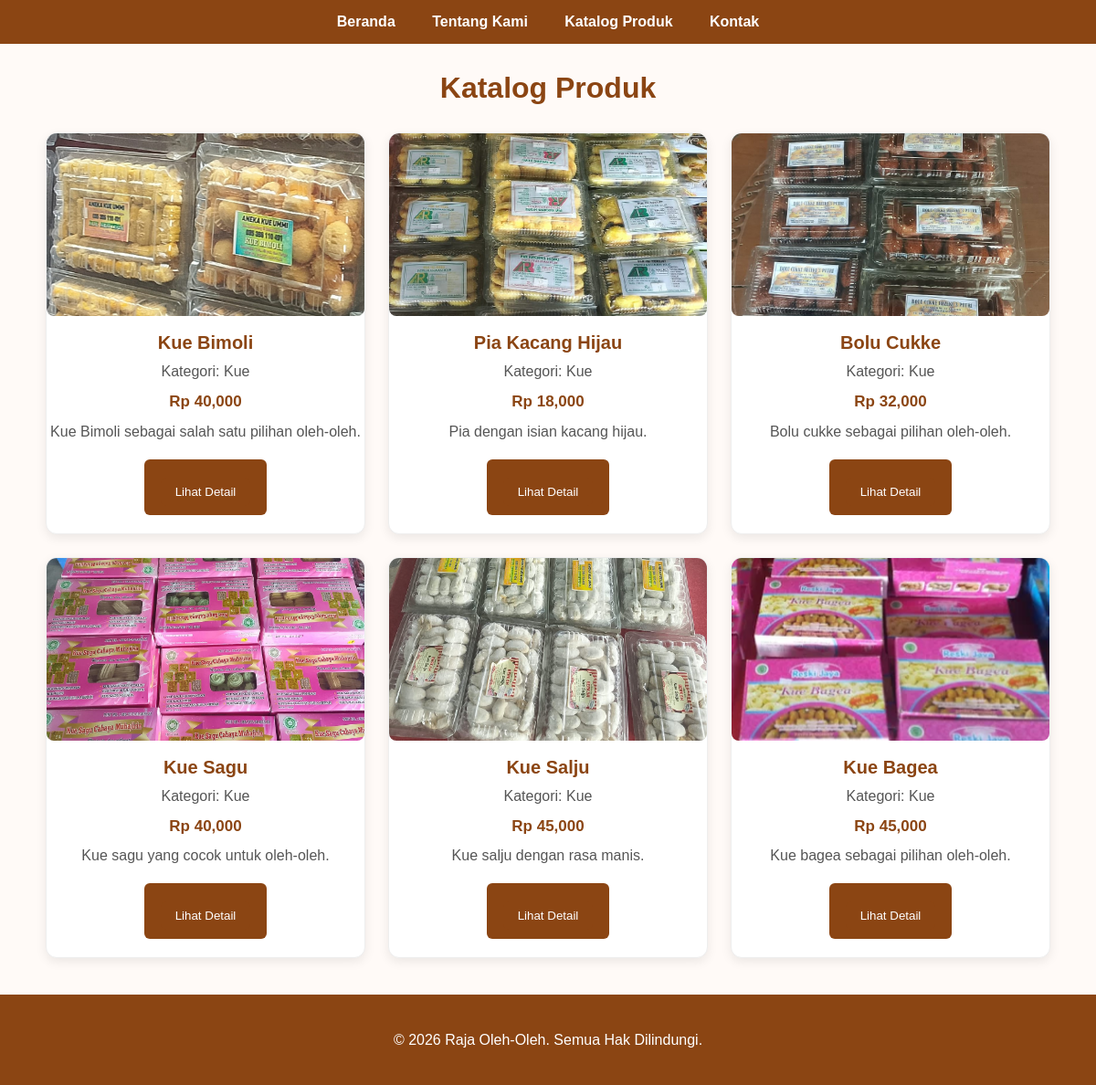
The page /views/produk.php on the database its author committed.
### tables this page shows
CREATE TABLE `produk` (
  `id_produk` int(11) NOT NULL,
  `nama_produk` varchar(100) NOT NULL,
  `kategori` varchar(100) NOT NULL,
  `harga` int(11) NOT NULL,
  `deskripsi` text DEFAULT NULL,
  `gambar` varchar(255) DEFAULT NULL
);

### views/produk.php (the view)
<?php
include "../config/database.php";
include "../includes/header.php";
?>
<h1>Katalog Produk</h1>
<div class="produk-container">
<?php
$query = mysqli_query($conn, "SELECT * FROM produk");
while ($produk = mysqli_fetch_assoc($query)) {
?>
  <div class="card">
    <img src="../assets/images/<?php echo $produk['gambar']; ?>" alt="Produk">
    <h2><?php echo $produk['nama_produk']; ?></h2>
    <p>Kategori: <?php echo $produk['kategori']; ?></p>
    <p>Rp <?php echo number_format($produk['harga']); ?></p>
    <p><?php echo $produk['deskripsi']; ?></p>
<a href="detail_produk.php?id=<?php echo $produk['id_produk']; ?>">
  <button style="padding:8px 16px; background:#8b4513; color:white; border:none; border‑radius:6px;">Lihat Detail</button>
</a>
</div>
<?php } ?>
</div>
<?php include "../includes/footer.php"; ?>

### includes/header.php (shortened to what this page needs)
<!DOCTYPE html>
<html lang="id">
<head>
  <link rel="stylesheet" href="../assets/css/style.css">
</head>
<body>
<?php include "navbar.php"; ?>

### includes/navbar.php
<nav>
    <a href="../index.php">Beranda</a>
    <a href="tentang.php">Tentang Kami</a>
    <a href="produk.php">Katalog Produk</a>
    <a href="kontak.php">Kontak</a>
</nav>

### includes/footer.php
<footer>
    <p>&copy; 2026 Raja Oleh-Oleh. Semua Hak Dilindungi.</p>
</footer>
</body>
</html>

### assets/css/style.css (style rules this page uses)
body { margin: 0; padding: 0; font-family: Arial, sans-serif; background-color: #fffaf7; color: #444; }
nav { background-color: #8b4513; text-align: center; padding: 15px; }
nav a { color: white; text-decoration: none; margin: 0 18px; font-weight: bold; }
h1 { text-align: center; color: #8b4513; margin: 30px 0 15px; }
h2 { color: #8b4513; margin-bottom: 15px; }
p { line-height: 1.7; }
.produk-container { display: grid; grid-template-columns: repeat(3, 1fr); gap: 25px; max-width: 1100px; margin: 30px auto; padding: 0 20px; }
.card img { width: 100%; height: 200px; object-fit: cover; display: block; }
.card h2 { font-size: 20px; color: #8b4513; margin: 18px 10px 8px; }
.card p { margin: 8px 15px; color: #555; line-height: 1.5; }
.card p:nth-of-type(2) { font-weight: bold; color: #8b4513; font-size: 17px; }
.card a { display: inline-block; background-color: #8b4513; color: white; text-decoration: none; padding: 10px 22px; border-radius: 6px; margin-top: 12px; transition: 0.3s; }
.card img { width: 100%; height: 200px; object-fit: cover; border-radius: 8px; display: block; }
.card p { margin: 8px 0; }
.card button, .card a { display: inline-block; background-color: #8b4513; color: white; text-decoration: none; border: none; padding: 10px 18px; border-radius: 6px; cursor: pointer; margin-top: 10px; }
footer { background-color: #8b4513; color: white; text-align: center; padding: 20px; margin-top: 40px; }

### rows shown on the page
produk: gambar (picture), nama_produk "Kue Bimoli", kategori "Kue", harga "40,000", deskripsi "Kue Bimoli sebagai salah satu pilihan oleh-oleh."
produk: gambar (picture), nama_produk "Pia Kacang Hijau", kategori "Kue", harga "18,000", deskripsi "Pia dengan isian kacang hijau."
produk: gambar (picture), nama_produk "Bolu Cukke", kategori "Kue", harga "32,000", deskripsi "Bolu cukke sebagai pilihan oleh-oleh."
produk: gambar (picture), nama_produk "Kue Sagu", kategori "Kue", harga "40,000", deskripsi "Kue sagu yang cocok untuk oleh-oleh."
produk: gambar (picture), nama_produk "Kue Salju", kategori "Kue", harga "45,000", deskripsi "Kue salju dengan rasa manis."
produk: gambar (picture), nama_produk "Kue Bagea", kategori "Kue", harga "45,000", deskripsi "Kue bagea sebagai pilihan oleh-oleh."
